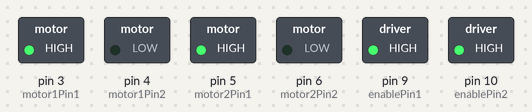
Bench run of a sketch on a simulated Arduino Uno, built with avr-gcc and run on an emulated ATmega328P. Parts: switched loads named in the sketch (green lamp = pin HIGH).

Above: at 0.1 s.
At 5.1 s:
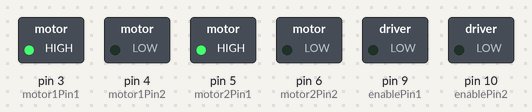
At 12.1 s:
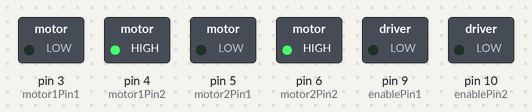
At 35.1 s:
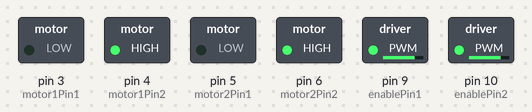
Timing chart, 0 to 36.6 s (numbered marks = the images above):
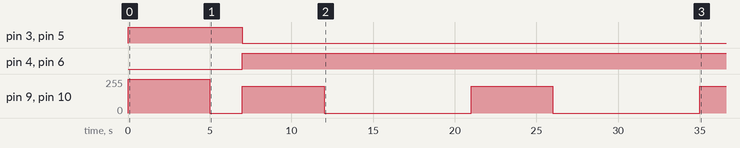

Measured:
- by itself, pin 3 (motor1Pin1), pin 5 (motor2Pin1): HIGH → LOW at 7.0 s
- by itself, pin 4 (motor1Pin2), pin 6 (motor2Pin2): LOW → HIGH at 7.0 s
- by itself, pin 9 (enablePin1), pin 10 (enablePin2): repeats every 14.0 s: 200/255 5.0 s, 0/255 9.0 s

The sketch:

MotorControl.ino
```cpp
// for motor control
// lets keep moving forward

// update 11/36/2024 - ;

// notes  =>

// Motor Control Pins
const int motor1Pin1 = 3;  // Motor 1 forward
const int motor1Pin2 = 4;  // Motor 1 backward
const int motor2Pin1 = 5;  // Motor 2 forward
const int motor2Pin2 = 6;  // Motor 2 backward
const int enablePin1 = 9;  // Motor 1 speed control (PWM)
const int enablePin2 = 10; // Motor 2 speed control (PWM)

void setup() {
  // Initialize motor control pins as outputs
  pinMode(motor1Pin1, OUTPUT);
  pinMode(motor1Pin2, OUTPUT);
  pinMode(motor2Pin1, OUTPUT);
  pinMode(motor2Pin2, OUTPUT);
  pinMode(enablePin1, OUTPUT);
  pinMode(enablePin2, OUTPUT);

  // Start motors moving forward
  moveForward(255); // Move forward at full speed
}

void loop() {
  // Continuous motor actions
  delay(5000);        // Move forward for 5 seconds
  stopMotors();       // Stop for 2 seconds
  delay(2000);
  moveBackward(200);  // Move backward at 80% speed
  delay(5000);
  stopMotors();       // Stop for 2 seconds
  delay(2000);
}

// Function to move forward
void moveForward(int speed) {
  analogWrite(enablePin1, speed); // Set speed for Motor 1
  analogWrite(enablePin2, speed); // Set speed for Motor 2
  digitalWrite(motor1Pin1, HIGH);
  digitalWrite(motor1Pin2, LOW);
  digitalWrite(motor2Pin1, HIGH);
  digitalWrite(motor2Pin2, LOW);
}

// Function to move backward
void moveBackward(int speed) {
  analogWrite(enablePin1, speed); // Set speed for Motor 1
  analogWrite(enablePin2, speed); // Set speed for Motor 2
  digitalWrite(motor1Pin1, LOW);
  digitalWrite(motor1Pin2, HIGH);
  digitalWrite(motor2Pin1, LOW);
  digitalWrite(motor2Pin2, HIGH);
}

// Function to stop all motors
void stopMotors() {
  analogWrite(enablePin1, 0); // Stop Motor 1
  analogWrite(enablePin2, 0); // Stop Motor 2
}
```
